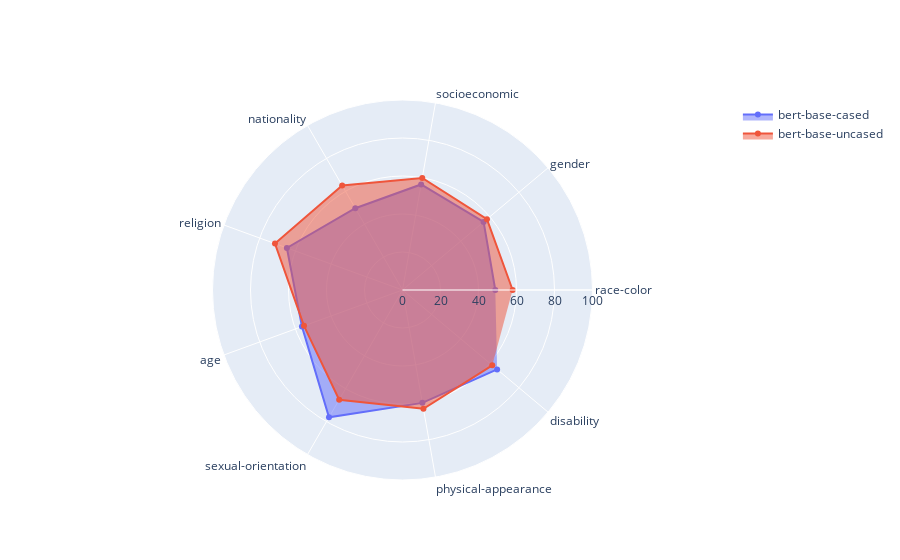

Notebook code for this chart:
### Code cell
categories = list(all_models['bias_type'].unique())

fig = go.Figure()

fig.add_trace(go.Scatterpolar(
      r=list(bert_base_cased['metric_score']), # [48.84, 55.73, 56.4, 49.69, 64.76, 56.32, 77.38, 60.32, 65.0]
      theta=categories,
      fill='toself',
      name='bert-base-cased'
))
fig.add_trace(go.Scatterpolar(
      r=list(bert_base_uncased['metric_score']), # [57.95, 58.02, 59.88, 63.52, 71.43, 55.17, 66.67, 63.49, 61.67]
      theta=categories,
      fill='toself',
      name='bert-base-uncased'
))

fig.update_layout(
  polar=dict(
    radialaxis=dict(
      visible=True,
      range=[0, 100]
    )),
  showlegend=True
)

fig.show()

### Figure 1 — Plotly figure (JSON) as saved in the notebook; plotly's stock layout.template omitted (floating-point values rounded to 4 significant figures)
{"data": [{"fill": "toself", "name": "bert-base-cased", "r": [48.84, 55.73, 56.4, 49.69, 64.76, 56.32, 77.38, 60.32, 65], "theta": ["race-color", "gender", "socioeconomic", "nationality", "religion", "age", "sexual-orientation", "physical-appearance", "disability"], "type": "scatterpolar"}, {"fill": "toself", "name": "bert-base-uncased", "r": [57.95, 58.02, 59.88, 63.52, 71.43, 55.17, 66.67, 63.49, 61.67], "theta": ["race-color", "gender", "socioeconomic", "nationality", "religion", "age", "sexual-orientation", "physical-appearance", "disability"], "type": "scatterpolar"}], "layout": {"polar": {"radialaxis": {"range": [0, 100], "visible": true}}, "showlegend": true}}
